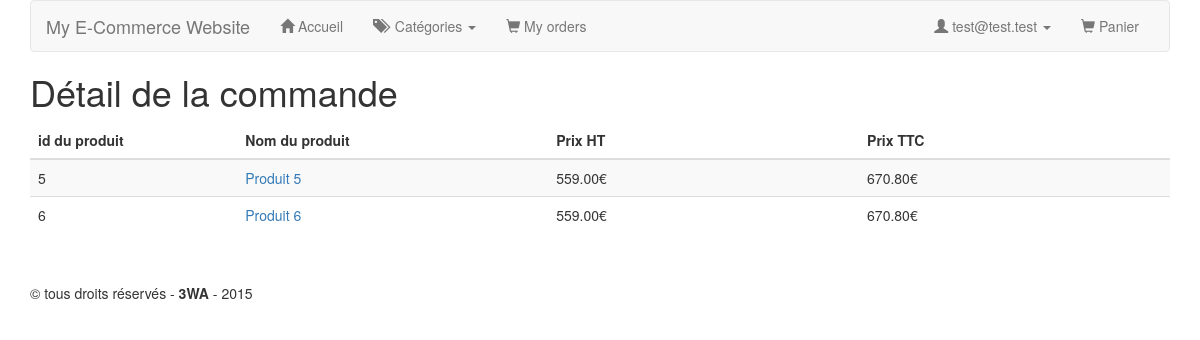
The page /index.php?page=account&action=detailorder&id=2 (signed in) on the database its author committed.
### tables this page shows
CREATE TABLE IF NOT EXISTS `order_product` (
  `order_id` mediumint(6) NOT NULL,
  `product_id` mediumint(5) NOT NULL,
  `quantity` tinyint(2) DEFAULT NULL,
  PRIMARY KEY (`order_id`,`product_id`),
  KEY `fk_order_has_product_product1_idx` (`product_id`),
  KEY `fk_order_has_product_order1_idx` (`order_id`)
);

CREATE TABLE IF NOT EXISTS `product` (
  `id` mediumint(5) NOT NULL AUTO_INCREMENT,
  `name` varchar(80) DEFAULT NULL,
  `description` text,
  `image` varchar(255) DEFAULT NULL,
  `price` float DEFAULT NULL,
  `rating` int(11) NOT NULL,
  PRIMARY KEY (`id`)
);

### inc/conf.inc.php (called while the page is built, shortened)
<?php
    function autoloadItemsClass($sClassName)
    {
        $sFilePath = ROOT . 'src/' . $sClassName . '.class.php';
        $sFilePath  =  str_replace('\\', '/', $sFilePath );
    }

### src/ecommerce/model/dao/ProductManager.class.php (called while the page is built, shortened)
<?php
    class ProductManager
    {
        private static function convertToObject($aProduct)
        {
            $oProduct = new Product();
            $oProduct->setId(intval($aProduct['id']));
            $oProduct->setName($aProduct['name']);
            $oProduct->setDescription($aProduct['description']);
            $oProduct->setImage($aProduct['image']);
            $oProduct->setPrice(floatval($aProduct['price']));
            $oProduct->setRating(intval($aProduct['rating']));
            return $oProduct;
        }
public static function getAllFromOrder($id)
{
    $sQuery = " select * from product LEFT JOIN order_product ON product.id = order_product.product_id";
    $sQuery .= " WHERE order_id = ". $id;
    $aAllOrders = [];
    foreach (DBOperation::getAll($sQuery) as $aOrder) {
        $aAllOrders[] = self::convertToObject($aOrder);
    }
    return $aAllOrders;
}
}

### src/ecommerce/model/dao/DBOperation.class.php (called while the page is built, shortened)
<?php
        class DBOperation
        {
            private static $oDataBase = null;
            private static function init()
            {
                if (null === self::$oDataBase) {
                    self::$oDataBase = new \PDO('mysql:host=' . self::HOST . ';dbname=' . self::NAME, self::USER, self::PWD);
                    self::$oDataBase->exec("SET CHARACTER SET utf8");
                    self::$oDataBase->setAttribute(\PDO::ATTR_DEFAULT_FETCH_MODE, \PDO::FETCH_ASSOC);
                }
            }
            public static function getAll($sQuery)
            {
                try {
                    $aAll = array();
                    $query = self::$oDataBase->query($sQuery);
                    if(isset($query)) {
                        foreach (self::$oDataBase->query($sQuery) as $aRow) {
                            $aAll[] = $aRow;
                        }
                    }
                } catch (\PDOException $oPdoException) {
                    echo 'PDO Exception : ' . $oPdoException->getMessage();
                }
                return $aAll;
            }
        }

### src/ecommerce/model/Product.class.php (called while the page is built, shortened)
<?php
    class Product
    {
        private $iId;
        private $sName;
        private $fPrice;
        public function setPrice($fPrice)
        {
            $this->fPrice = floatval(number_format($fPrice, 2));
        }
        public function getPrice()
        {
            return number_format($this->fPrice, 2);
        }
        public function getPriceTTC()
        {
            return number_format((($this->getPrice()*0.2)+$this->getPrice()), 2);
        }
        public function setId($iId)
        {
            $this->iId = $iId;
        }
        public function getId()
        {
            return $this->iId;
        }
        public function setName($sName)
        {
            $this->sName =  $sName;
        }
        public function getName()
        {
            return $this->sName;
        }
    }

### src/ecommerce/view/detailorder.php (the view)
<h1>Détail de la commande</h1>
    <table class="table table-striped">
        <thead>
            <tr>
                <th class="col-sm-2">id du produit</th>
                <th class="col-sm-3">Nom du produit</th>
                <th class="col-sm-3"> Prix HT</th>
                <th class="col-sm-3"> Prix TTC</th>
            </tr>
        </thead>
        <tbody>
            <?php foreach ($oOrder as $oProduct): ?>
            <tr>
                <td><?= $oProduct->getId(); ?></td>
                <td><a href="index.php?page=product&action=show&id=<?=$oProduct->getId(); ?>"><?=$oProduct->getName(); ?></a></td>
                <td><?= $oProduct->getPrice(); ?>€</td>
                <td><?= $oProduct->getPriceTTC(); ?>€</td>
            </tr>
            <?php endforeach; ?>
        </tbody>
    </table>

### rows shown on the page
order_product: Id "5", product.name "Produit 5", product.price "559.00", product.price "670.80"
order_product: Id "6", product.name "Produit 6", product.price "559.00", product.price "670.80"

### other values the page prints
$_SESSION['email'] "test@test.test"
